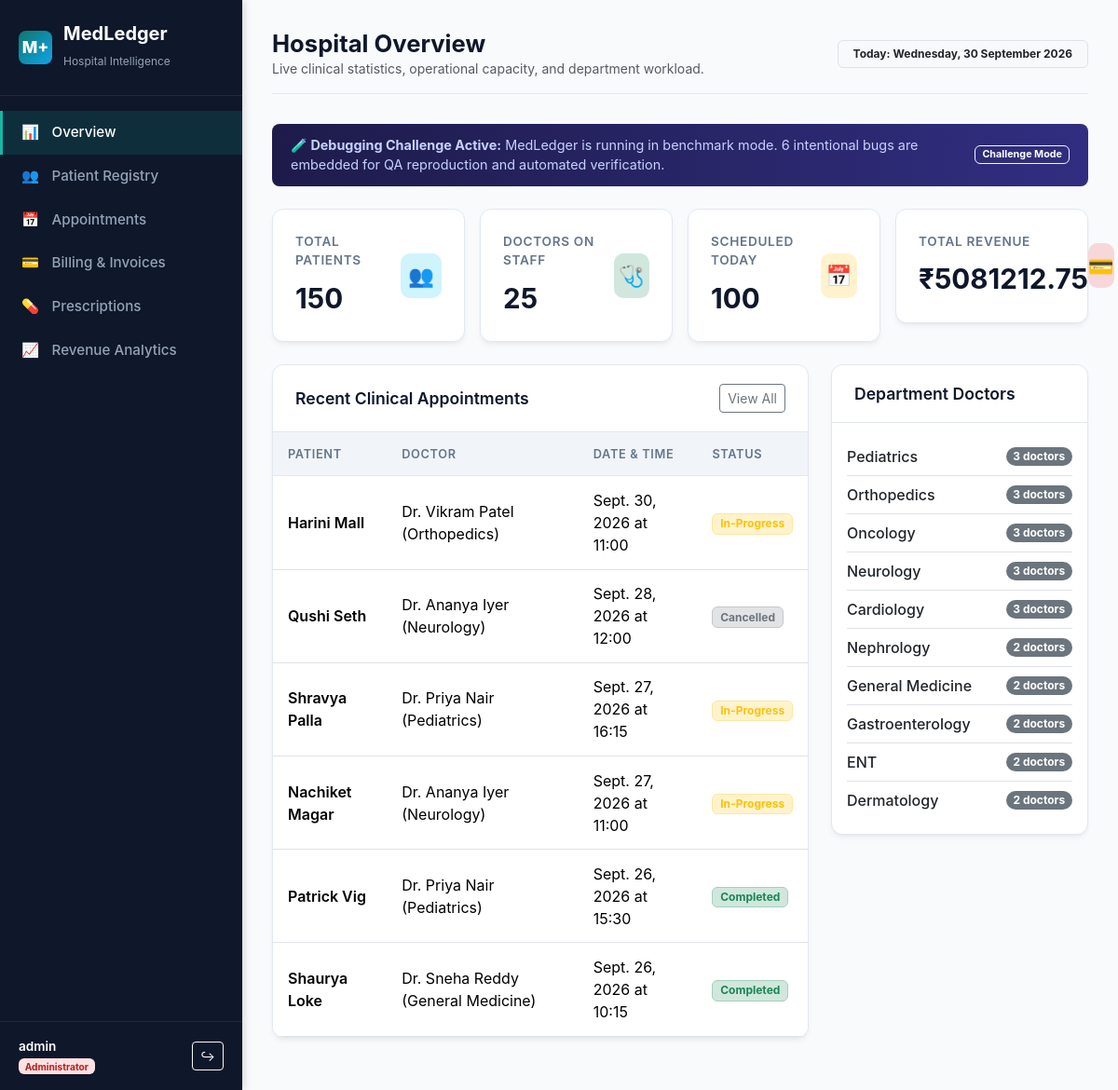
Screenshot of / (signed in) with the database file from the repository.
### accounts/models.py (models this page shows, shortened)
class User(AbstractUser):
    class Role(models.TextChoices):
        ADMIN = 'admin', 'Administrator'
        DOCTOR = 'doctor', 'Doctor'
        RECEPTIONIST = 'receptionist', 'Receptionist'
    role = models.CharField(
        max_length=20,
        choices=Role.choices,
        default=Role.RECEPTIONIST,
        help_text="Role determining access privileges across dashboards and APIs."
    )
    phone = models.CharField(max_length=20, blank=True, null=True)

### appointments/models.py (models this page shows, shortened)
class Appointment(models.Model):
    STATUS_CHOICES = (
        ('Scheduled', 'Scheduled'),
        ('In-Progress', 'In-Progress'),
        ('Completed', 'Completed'),
        ('Cancelled', 'Cancelled'),
    )
    id = models.UUIDField(primary_key=True, default=uuid.uuid4, editable=False)
    patient = models.ForeignKey(Patient, on_delete=models.CASCADE, related_name='appointments')
    doctor = models.ForeignKey(Doctor, on_delete=models.CASCADE, related_name='appointments')
    date = models.DateField()
    time = models.TimeField()
    status = models.CharField(max_length=20, choices=STATUS_CHOICES, default='Scheduled')
    notes = models.TextField(blank=True, default='')
    created_at = models.DateTimeField(auto_now_add=True)
    class Meta:
        ordering = ['date', 'time']

class Doctor(models.Model):
    id = models.UUIDField(primary_key=True, default=uuid.uuid4, editable=False)
    name = models.CharField(max_length=200)
    department = models.CharField(max_length=100)
    experience = models.PositiveIntegerField(help_text="Years of professional experience")
    availability = models.CharField(max_length=100, default="Mon-Fri 09:00 - 17:00")
    consultation_fee = models.DecimalField(max_digits=10, decimal_places=2, default=500.00)
    phone = models.CharField(max_length=20, blank=True, default='')
    email = models.EmailField(blank=True, default='')
    created_at = models.DateTimeField(auto_now_add=True)
    class Meta:
        ordering = ['name']

### patients/models.py (models this page shows, shortened)
class Patient(models.Model):
    GENDER_CHOICES = (
        ('Male', 'Male'),
        ('Female', 'Female'),
        ('Other', 'Other'),
    )
    BLOOD_GROUP_CHOICES = (
        ('A+', 'A+'),
        ('A-', 'A-'),
        ('B+', 'B+'),
        ('B-', 'B-'),
        ('AB+', 'AB+'),
        ('AB-', 'AB-'),
        ('O+', 'O+'),
        ('O-', 'O-'),
    )
    id = models.UUIDField(primary_key=True, default=uuid.uuid4, editable=False)
    full_name = models.CharField(max_length=200)
    date_of_birth = models.DateField()
    gender = models.CharField(max_length=10, choices=GENDER_CHOICES)
    phone = models.CharField(max_length=20)
    email = models.EmailField(blank=True, null=True)
    blood_group = models.CharField(max_length=5, choices=BLOOD_GROUP_CHOICES)
    address = models.TextField(blank=True, default='')
    emergency_contact = models.CharField(max_length=20, blank=True, default='')
    registered_date = models.DateField(auto_now_add=True)
    created_at = models.DateTimeField(auto_now_add=True)
    class Meta:
        ordering = ['-registered_date', '-created_at']

### dashboard/views.py (the view)
# urls.py: path('', overview_view, name='dashboard_overview'),
@login_required
def overview_view(request):
    total_patients = Patient.objects.count()
    total_doctors = Doctor.objects.count()
    total_appointments = Appointment.objects.count()
    scheduled_today = Appointment.objects.filter(status='Scheduled').count()
    billing_stats = Bill.objects.aggregate(
        total_revenue=Sum('total_amount'),
        collected=Sum('total_amount', filter=Q(paid_status=True)),
        outstanding=Sum('total_amount', filter=Q(paid_status=False))
    )
    dept_distribution = Doctor.objects.values('department').annotate(
        doctor_count=Count('id')
    ).order_by('-doctor_count')
    recent_appointments = Appointment.objects.select_related('patient', 'doctor').order_by('-date', '-time')[:6]
    context = {
        'total_patients': total_patients,
        'total_doctors': total_doctors,
        'total_appointments': total_appointments,
        'scheduled_today': scheduled_today,
        'total_revenue': billing_stats['total_revenue'] or Decimal('0.00'),
        'collected_revenue': billing_stats['collected'] or Decimal('0.00'),
        'outstanding_revenue': billing_stats['outstanding'] or Decimal('0.00'),
        'dept_distribution': dept_distribution,
        'recent_appointments': recent_appointments,
        'active_tab': 'overview'
    }
    return render(request, 'dashboard/overview.html', context)

### templates/dashboard/overview.html (shortened to what this page needs)
{% extends 'base.html' %}
{% block content %}
<div class="med-topbar">
  <div>
    <h1 class="med-page-title">Hospital Overview</h1>
    <div class="text-muted small">Live clinical statistics, operational capacity, and department workload.</div>
  </div>
  <div>
    <span class="badge bg-light text-dark border px-3 py-2">
      Today: <span class="fw-bold">{% now "l, d F Y" %}</span>
    </span>
  </div>
</div>
<div class="challenge-banner">
  <div>
    <strong>🧪 Debugging Challenge Active:</strong> MedLedger is running in benchmark mode.
    6 intentional bugs are embedded for QA reproduction and automated verification.
  </div>
  <span class="badge bg-indigo-subtle text-white border border-light">Challenge Mode</span>
</div>
<div class="row g-3 mb-4">
  <div class="col-md-3">
    <div class="med-stat-card">
      <div class="d-flex justify-content-between align-items-center">
        <div>
          <div class="med-stat-label">Total Patients</div>
          <div class="med-stat-value">{{ total_patients }}</div>
        </div>
        <div class="med-stat-icon bg-info-subtle text-info">👥</div>
      </div>
    </div>
  </div>
  <div class="col-md-3">
    <div class="med-stat-card">
      <div class="d-flex justify-content-between align-items-center">
        <div>
          <div class="med-stat-label">Doctors on Staff</div>
          <div class="med-stat-value">{{ total_doctors }}</div>
        </div>
        <div class="med-stat-icon bg-success-subtle text-success">🩺</div>
      </div>
    </div>
  </div>
  <div class="col-md-3">
    <div class="med-stat-card">
      <div class="d-flex justify-content-between align-items-center">
        <div>
          <div class="med-stat-label">Scheduled Today</div>
          <div class="med-stat-value">{{ scheduled_today }}</div>
        </div>
        <div class="med-stat-icon bg-warning-subtle text-warning">📅</div>
      </div>
    </div>
  </div>
  <div class="col-md-3">
    <div class="med-stat-card">
      <div class="d-flex justify-content-between align-items-center">
        <div>
          <div class="med-stat-label">Total Revenue</div>
          <div class="med-stat-value">₹{{ total_revenue|floatformat:2 }}</div>
        </div>
        <div class="med-stat-icon bg-danger-subtle text-danger">💳</div>
      </div>
    </div>
  </div>
</div>
<div class="row g-4">
  <div class="col-lg-8">
    <div class="med-card">
      <div class="med-card-header">
        <h5 class="med-card-title">Recent Clinical Appointments</h5>
        <a href="{% url 'dashboard_appointments' %}" class="btn btn-sm btn-outline-secondary">View All</a>
      </div>
      <div class="table-responsive">
        <table class="table table-hover mb-0">
          <thead>
            <tr>
              <th>Patient</th>
              <th>Doctor</th>
              <th>Date & Time</th>
              <th>Status</th>
            </tr>
          </thead>
          <tbody>
            {% for appt in recent_appointments %}
              <tr>
                <td class="fw-semibold">{{ appt.patient.full_name }}</td>
                <td>Dr. {{ appt.doctor.name }} ({{ appt.doctor.department }})</td>
                <td>{{ appt.date }} at {{ appt.time|time:"H:i" }}</td>
                <td>
                  {% if appt.status == 'Scheduled' %}
                    <span class="badge bg-primary-subtle text-primary border border-primary-subtle">{{ appt.status }}</span>
                  {% elif appt.status == 'Completed' %}
                    <span class="badge bg-success-subtle text-success border border-success-subtle">{{ appt.status }}</span>
                  {% elif appt.status == 'In-Progress' %}
                    <span class="badge bg-warning-subtle text-warning border border-warning-subtle">{{ appt.status }}</span>
                  {% else %}
                    <span class="badge bg-secondary-subtle text-secondary border border-secondary-subtle">{{ appt.status }}</span>
                  {% endif %}
                </td>
              </tr>
            {% empty %}
              <tr>
                <td colspan="4" class="text-center py-4 text-muted">No appointments found.</td>
              </tr>
            {% endfor %}
          </tbody>
        </table>
      </div>
    </div>
  </div>
  <div class="col-lg-4">
    <div class="med-card">
      <div class="med-card-header">
        <h5 class="med-card-title">Department Doctors</h5>
      </div>
      <div class="p-3">
        <ul class="list-group list-group-flush">
          {% for dept in dept_distribution %}
            <li class="list-group-item d-flex justify-content-between align-items-center px-0">
              <span class="fw-medium">{{ dept.department }}</span>
              <span class="badge bg-secondary rounded-pill">{{ dept.doctor_count }} doctors</span>
            </li>
          {% empty %}
            <li class="list-group-item text-muted">No department data.</li>
          {% endfor %}
        </ul>
      </div>
    </div>
  </div>
</div>
{% endblock %}

### templates/base.html (shortened to what this page needs)
{% load static %}
<!DOCTYPE html>
<html lang="en">
<head>
  <link rel="stylesheet" href="{% static 'css/bootstrap.min.css' %}">
  <link rel="stylesheet" href="{% static 'css/medledger.css' %}">
</head>
<body>
  <aside class="med-sidebar">
    <div class="med-sidebar-brand">
      <div class="med-brand-icon">M+</div>
      <div>
        <div style="line-height: 1.2;">MedLedger</div>
        <small style="font-size: 0.75rem; color: #94a3b8; font-weight: 400;">Hospital Intelligence</small>
      </div>
    </div>
    <nav class="med-sidebar-nav">
      <a href="{% url 'dashboard_overview' %}" class="med-nav-item {% if active_tab == 'overview' %}active{% endif %}">
        <span>📊</span> Overview
      </a>
      <a href="{% url 'dashboard_patients' %}" class="med-nav-item {% if active_tab == 'patients' %}active{% endif %}">
        <span>👥</span> Patient Registry
      </a>
      <a href="{% url 'dashboard_appointments' %}" class="med-nav-item {% if active_tab == 'appointments' %}active{% endif %}">
        <span>📅</span> Appointments
      </a>
      <a href="{% url 'dashboard_billing' %}" class="med-nav-item {% if active_tab == 'billing' %}active{% endif %}">
        <span>💳</span> Billing & Invoices
      </a>
      <a href="{% url 'dashboard_prescriptions' %}" class="med-nav-item {% if active_tab == 'prescriptions' %}active{% endif %}">
        <span>💊</span> Prescriptions
      </a>
      <a href="{% url 'dashboard_revenue' %}" class="med-nav-item {% if active_tab == 'revenue' %}active{% endif %}">
        <span>📈</span> Revenue Analytics
      </a>
    </nav>
    <div class="med-sidebar-footer">
      {% if user.is_authenticated %}
        <div class="d-flex align-items-center justify-content-between">
          <div>
            <div class="fw-semibold text-white">{{ user.username }}</div>
            <span class="badge badge-role-{{ user.role }}">{{ user.get_role_display }}</span>
          </div>
          <a href="{% url 'logout' %}" class="btn btn-sm btn-outline-light" title="Sign Out">↪</a>
        </div>
      {% else %}
        <a href="{% url 'login' %}" class="btn btn-sm btn-outline-light w-100">Sign In</a>
      {% endif %}
    </div>
  </aside>
  <main class="med-main-content">
    {% block content %}{% endblock %}
  </main>
</body>
</html>

### static/css/medledger.css (style rules this page uses)
:root { --med-primary: #0f766e; --med-primary-dark: #115e59; --med-primary-light: #ccfbf1; --med-secondary: #0ea5e9; --med-dark: #0f172a; --med-slate: #334155; --med-muted: #64748b; --med-border: #e2e8f0; --med-bg: #f8fafc; --med-card-bg: #ffffff; --med-success: #10b981; --med-warning: #f59e0b; --med-danger: #ef4444; --med-radius: 12px; --med-shadow: 0 4px 6px -1px rgb(0 0 0 / 0.05), 0 2px 4px -2px rgb(0 0 0 / 0.05); --med-shadow-lg: 0 10px 15px -3px rgb(0 0 0 / 0.07), 0 4px 6px -4px rgb(0 0 0 / 0.07); }
body { font-family: -apple-system, BlinkMacSystemFont, "Segoe UI", Roboto, "Helvetica Neue", Arial, sans-serif; background-color: var(--med-bg); color: var(--med-slate); min-height: 100vh; margin: 0; padding: 0; }
.med-sidebar { width: 260px; min-height: 100vh; background: #0f172a; color: #e2e8f0; display: flex; flex-direction: column; position: fixed; left: 0; top: 0; bottom: 0; z-index: 1000; box-shadow: 2px 0 8px rgba(0, 0, 0, 0.15); }
.med-sidebar-brand { padding: 1.5rem 1.25rem; font-size: 1.25rem; font-weight: 700; color: #ffffff; display: flex; align-items: center; gap: 0.75rem; border-bottom: 1px solid rgba(255, 255, 255, 0.08); }
.med-brand-icon { width: 36px; height: 36px; background: linear-gradient(135deg, #0f766e, #0ea5e9); border-radius: 8px; display: flex; align-items: center; justify-content: center; color: white; font-weight: 800; font-size: 1.1rem; }
.med-sidebar-nav { padding: 1rem 0; flex: 1; overflow-y: auto; }
.med-nav-item { display: flex; align-items: center; gap: 0.85rem; padding: 0.75rem 1.25rem; color: #94a3b8; text-decoration: none; font-weight: 500; font-size: 0.95rem; transition: all 0.2s ease; border-left: 3px solid transparent; }
.med-nav-item.active { color: #ffffff; background: rgba(15, 118, 110, 0.25); border-left-color: #14b8a6; }
.med-sidebar-footer { padding: 1rem 1.25rem; border-top: 1px solid rgba(255, 255, 255, 0.08); font-size: 0.85rem; }
.med-main-content { margin-left: 260px; padding: 2rem; min-height: 100vh; }
.med-topbar { display: flex; justify-content: space-between; align-items: center; margin-bottom: 2rem; padding-bottom: 1rem; border-bottom: 1px solid var(--med-border); }
.med-page-title { font-size: 1.6rem; font-weight: 700; color: var(--med-dark); margin: 0; }
.med-stat-card { background: var(--med-card-bg); border-radius: var(--med-radius); padding: 1.5rem; box-shadow: var(--med-shadow); border: 1px solid var(--med-border); transition: transform 0.2s ease, box-shadow 0.2s ease; }
.med-stat-label { font-size: 0.85rem; font-weight: 600; text-transform: uppercase; letter-spacing: 0.05em; color: var(--med-muted); }
.med-stat-value { font-size: 1.85rem; font-weight: 700; color: var(--med-dark); margin-top: 0.5rem; }
.med-stat-icon { width: 48px; height: 48px; border-radius: 10px; display: flex; align-items: center; justify-content: center; font-size: 1.4rem; }
.med-card { background: var(--med-card-bg); border-radius: var(--med-radius); border: 1px solid var(--med-border); box-shadow: var(--med-shadow); overflow: hidden; margin-bottom: 1.5rem; }
.med-card-header { padding: 1.25rem 1.5rem; border-bottom: 1px solid var(--med-border); display: flex; justify-content: space-between; align-items: center; }
.med-card-title { font-size: 1.1rem; font-weight: 600; color: var(--med-dark); margin: 0; }
.table > :not(caption) > * > * { padding: 0.85rem 1rem; vertical-align: middle; }
.table thead th { background-color: #f1f5f9; font-size: 0.8rem; text-transform: uppercase; letter-spacing: 0.05em; color: var(--med-muted); font-weight: 600; border-bottom: 1px solid var(--med-border); }
.badge-role-admin { background-color: #fee2e2; color: #b91c1c; }
.challenge-banner { background: linear-gradient(90deg, #1e1b4b, #312e81); color: #c7d2fe; padding: 0.75rem 1.25rem; border-radius: 8px; font-size: 0.9rem; display: flex; align-items: center; justify-content: space-between; margin-bottom: 1.5rem; }

### rows the page displays
User: username "admin", role "Administrator"
Appointment: patient.full_name "Harini Mall", doctor.name "Vikram Patel", doctor.department "Orthopedics", date "Sept. 30, 2026", time "11:00", status "In-Progress"
Appointment: patient.full_name "Qushi Seth", doctor.name "Ananya Iyer", doctor.department "Neurology", date "Sept. 28, 2026", time "12:00", status "Cancelled"
Appointment: patient.full_name "Shravya Palla", doctor.name "Priya Nair", doctor.department "Pediatrics", date "Sept. 27, 2026", time "16:15", status "In-Progress"
Appointment: patient.full_name "Nachiket Magar", doctor.name "Ananya Iyer", doctor.department "Neurology", date "Sept. 27, 2026", time "11:00", status "In-Progress"
Appointment: patient.full_name "Patrick Vig", doctor.name "Priya Nair", doctor.department "Pediatrics", date "Sept. 26, 2026", time "15:30", status "Completed"
Appointment: patient.full_name "Shaurya Loke", doctor.name "Sneha Reddy", doctor.department "General Medicine", date "Sept. 26, 2026", time "10:15", status "Completed"

### other values shown
{{ total_patients }} "150"
{{ total_doctors }} "25"
{{ scheduled_today }} "100"
{{ total_revenue|floatformat:2 }} "5081212.75"
{{ dept.department }} "Pediatrics" "Orthopedics" "Oncology" "Neurology" "Cardiology" "Nephrology" "General Medicine" "Gastroenterology" "ENT" "Dermatology"
{{ dept.doctor_count }} "3" "3" "3" "3" "3" "2" "2" "2" "2" "2"
